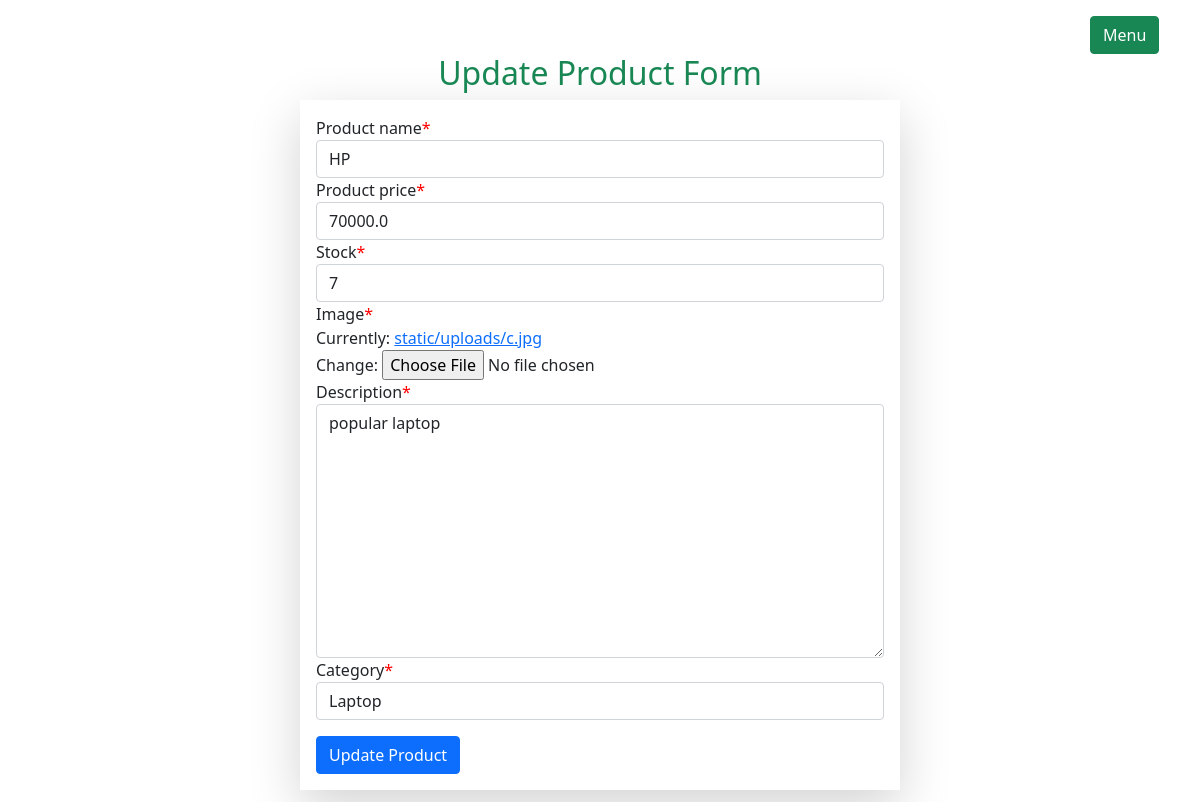
Screenshot of /products/updateproduct/3 (signed in) with the database file from the repository.
### products/models.py (models this page shows, shortened)
class Product(models.Model):
    product_name = models.CharField(max_length=100)
    product_price = models.FloatField()
    stock=models.IntegerField()
    image = models.FileField(upload_to='static/uploads',null=True)
    description=models.TextField(null=True)
    created_at = models.DateTimeField(auto_now_add=True)
    category=models.ForeignKey(Category,on_delete=models.CASCADE,null=True)

### users/auth.py (the view)
    def wrapper_function(request,*args,**kwargs):
        if request.user.is_staff:
            return view_function(request,*args,**kwargs)
        else:
            return redirect('/')

### products/forms.py
class ProductForm(ModelForm):
    class Meta:
        model=Product
        fields= '__all__'

### products/models.py (called while the page is built)
    def __str__(self):
        return self.category_name

### products/views.py (called while the page is built, shortened)
@login_required
@admin_only
def update_product(request,product_id):
    instance =Product.objects.get(id=product_id)
    context={
        'form':ProductForm(instance=instance)
    }
    return render(request,'products/updateproduct.html', context)

### users/auth.py (called while the page is built)
def admin_only(view_function):
    def wrapper_function(request,*args,**kwargs):
        if request.user.is_staff:
            return view_function(request,*args,**kwargs)
        else:
            return redirect('/')
    return wrapper_function

### products/templates/products/updateproduct.html (shortened to what this page needs)
{% extends 'admins/layout.html' %}
{% load bootstrap %}
{% load crispy_forms_tags %}
{% block main_content %}
<div class="d-flex justify-content-center">
    <div class="col-md-6">
        <h2 class="text-center text-success">Update Product Form</h2>
        <form action="" method="post" class="shadow-lg p-3" enctype="multipart/form-data">
            {{ form | crispy }}
            <div class="mt-3">
                <input type="submit" name="submit" value="Update Product" class="btn btn-primary">
            </div>
        </form>
    </div>
</div>
{% endblock %}

### products/templates/products/updateproduct.html (style rules this page uses)
.asteriskField { color:red; }

### rows the page displays
Product: product_name "HP", product_price "70000.0", stock "7", description "popular laptop", category "Laptop"
